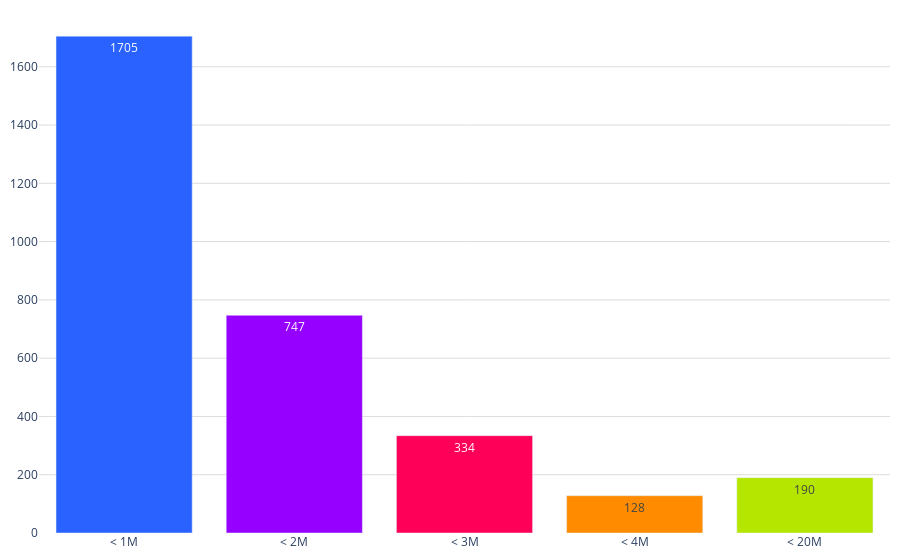

The notebook cell this image was saved under:
### Code cell
labels = df_conteo_por_rango['rango']
values = df_conteo_por_rango['conteo']
#trimestre = tabla_porcentajes['trimestre']
colores = ['#2962ff', '#9500ff', '#ff0059', '#ff8c00', '#b4e600', '#2EC2A2','#E50CB6']

fig = go.Figure()
#trimestres = tabla_porcentajes.columns
fig.add_trace(go.Bar(
        #name=f'Trimestre {trimestre}', 
        x=labels, 
        y=values, 
        marker_color=colores,
        text=values,  # Texto que se mostrará en las barras (porcentaje)
        textposition='inside',  # Posición del texto (puede ser 'inside' o 'outside')
        #texttemplate='%{text:.1f}%', 
    )
)    
fig.update_layout(
    #barmode='stack', 
    #title='Distribución de créditos por monto 2022',
    #title_font_size = 20,
    yaxis=dict(
        #title='M', # Título del eje y
        gridcolor='#dddcda', # Color de las líneas que dividen los rangos del eje Y         
    ),  margin=dict(l=10, r=10, t=10, b=10),  # Ajusta los márgenes (left, right, top, bottom)        
    plot_bgcolor='rgba(0,0,0,0)',  # Color de fondo del gráfico
    legend=dict(
        yanchor="top",
        y=0.99,
    )
)
# Exportar gráfica como archivo HTML
def guardar_grafico_como_html(fig, nombre_archivo, carpeta='assets/graficas'):
    # Crear la carpeta si no existe
    if not os.path.exists(carpeta):
        os.makedirs(carpeta)
    
    # Gráfica como archivo HTML en la carpeta especificada
    pio.write_html(fig, f'{carpeta}/{nombre_archivo}.html')

guardar_grafico_como_html(fig, 'g_bar_creditos_monto_2022',  carpeta='assets/graficas')
fig.show()

### Figure 1 — Plotly figure (JSON) as saved in the notebook; plotly's stock layout.template omitted (floating-point values rounded to 4 significant figures)
{"data": [{"marker": {"color": ["#2962ff", "#9500ff", "#ff0059", "#ff8c00", "#b4e600", "#2EC2A2", "#E50CB6"]}, "text": [1705, 747, 334, 128, 190], "textposition": "inside", "type": "bar", "x": ["< 1M", "< 2M", "< 3M", "< 4M", "< 20M"], "y": [1705, 747, 334, 128, 190]}], "layout": {"legend": {"y": 0.99, "yanchor": "top"}, "margin": {"b": 10, "l": 10, "r": 10, "t": 10}, "plot_bgcolor": "rgba(0,0,0,0)", "yaxis": {"gridcolor": "#dddcda"}}}
